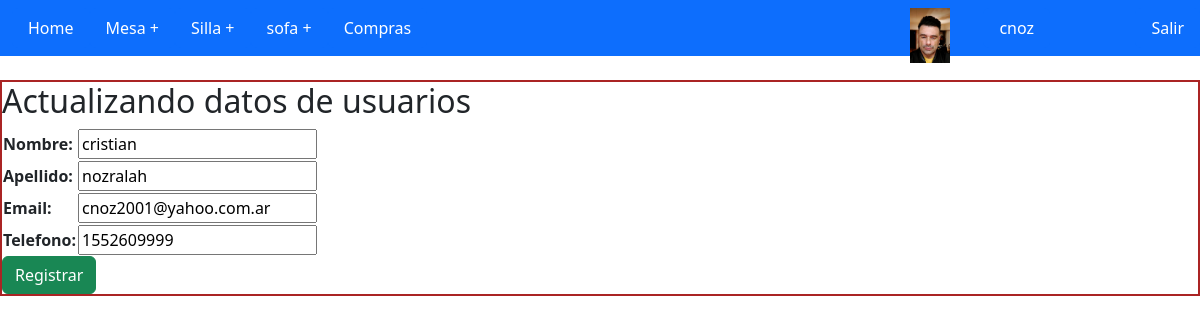
Screenshot of /productos/update_usuario/1 (signed in) with the database file from the repository.
### productos/models.py (models this page shows, shortened)
class Usuario(models.Model):
    nombre = models.CharField(max_length= 30)
    apellido= models.CharField(max_length= 30)
    email = models.EmailField()
    telefono = models.IntegerField()

### productos/views.py (the view)
# urls.py: path('update_usuario/<usuario_id>', update_usuario),
@login_required
def update_usuario(request, usuario_id):
    usuario = Usuario.objects.get(id = usuario_id)
    if request.method == 'POST':
        formulario = form_usuarios(request.POST)
        if formulario.is_valid():
            informacion = formulario.cleaned_data
            usuario.nombre = informacion['nombre']
            usuario.apellido = informacion['apellido']
            usuario.email = informacion['email']
            usuario.telefono = informacion['telefono']
            usuario.save()
            usuarios = Usuario.objects.all() #Trae todo
            avatar = Avatar.objects.filter(user = request.user.id)
            try:
                avatar = avatar[0].image.url
            except:
                avatar = None
            return render(request, "crud_usuario/read_usuario.html", {"usuario": usuarios,'avatar':avatar})
    else:
        avatar = Avatar.objects.filter(user = request.user.id)
        try:
            avatar = avatar[0].image.url
        except:
            avatar = None
        formulario = form_usuarios(initial={'nombre': usuario.nombre, 'apellido': usuario.apellido, 'email': usuario.email, 'telefono': usuario.telefono})
    return render(request,"crud_usuario/update_usuario.html", {"formulario": formulario, 'avatar':avatar})

### productos/forms.py
class form_usuarios(forms.Form):
    nombre = forms.CharField(max_length= 30)
    apellido= forms.CharField(max_length= 30)
    email = forms.EmailField()
    telefono = forms.IntegerField()

### productos/template/crud_usuario/update_usuario.html
{% extends "index.html" %}
{% load static %}
{% block contenido %}
<h2>Actualizando datos de usuarios</h2>
<link rel="stylesheet" href="{%static 'css/bootstrap.min.css'%}">
<form method="POST">{% csrf_token %}
    <table>
        {{ formulario.as_table }}
    </table>
    <button type="submit" class="btn btn-success" >Registrar</button>
</form>
{% endblock %}

### productos/template/index.html (shortened to what this page needs)
<!DOCTYPE html>
<html lang="en">
<head>
    {% load static %}
    <link rel="stylesheet" href="{% static '/css/myestylo.css' %}">
    <link rel="stylesheet" href="{%static 'css/bootstrap.min.css'%}">
</head>
<body>
    <nav class="navbar navbar-expand-lg navbar-light fixed-top bg-primary">
        <div class="container-fluid">
            <div class="collapse navbar-collapse" id="navbarSupportedContent">
            <ul class="nav nav-pills nav-fill">
                <li class="nav-item">
                    <a class="nav-link active" aria-current="page" href="/productos/">Home</a>
                  </li>
                <li class="nav-item">
                  <a class="nav-link active" aria-current="page" href="/productos/read_mesas">Mesa +</a>
                </li>
                <li class="nav-item">
                  <a class="nav-link active" aria-current="page" href="/productos/read_sillas">Silla +</a>
                </li>
                <li class="nav-item">
                  <a class="nav-link active" aria-current="page" href="/productos/read_sofa">sofa +</a>
                </li>
                <li class="nav-item">
                  <a class="nav-link active" aria-current="page" href="/productos/compras">Compras</a>
                </li>
                <li class="nav-item" style="position: absolute; right: 150px">
                  <a class="nav-link active" aria-current="page" href="/productos/perfil/">{{ user.username }}</a>
                </li>
                <li class="nav-item" style="position: absolute; right: 250px">
                  <img src='{{ avatar }}' width="40px">
                </li>
                <li class="nav-item" style="position: absolute; right: 0px">
                  <a class="nav-link active" aria-current="page" href="/productos/logout/">Salir</a>
                </li>
            </ul>
        </div>
        </div>
    </nav>
    <div class="contenido1">
        {% block contenido %}{% endblock %}
    </div>
</body>
</html>

### productos/static/css/myestylo.css (style rules this page uses)
.contenido1 { position: relative; top: 80px; border: 2px solid rgb(170, 36, 36); }

### rows the page displays
Usuario: nombre "cristian", apellido "nozralah", email "cnoz2001@yahoo.com.ar", telefono "1552609999"

### other values shown
{{ user.username }} "cnoz"
